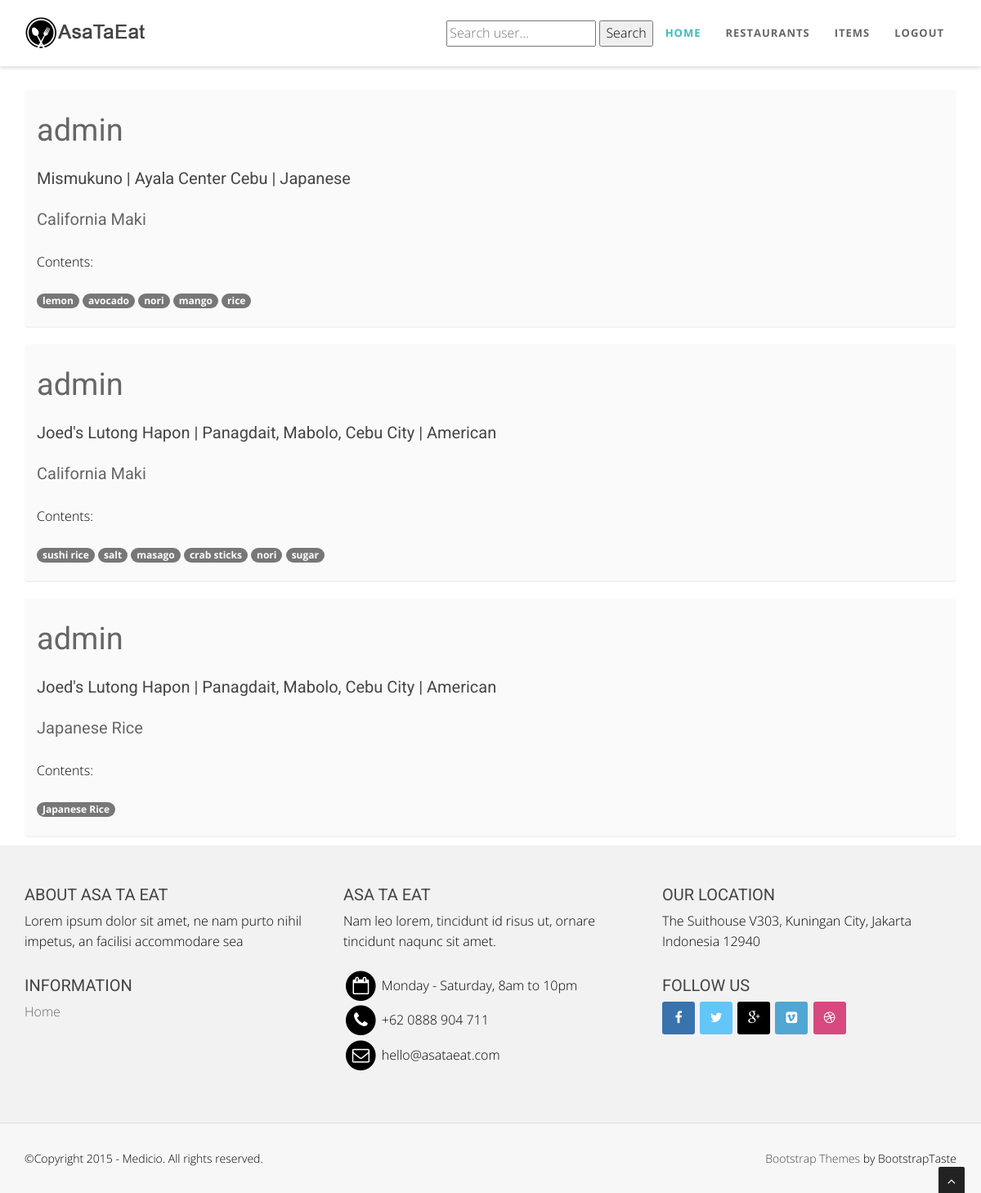
Screenshot of / (signed in) with the database file from the repository.
### menus/models.py (models this page shows, shortened)
class Item(models.Model):
    user        = models.ForeignKey(settings.AUTH_USER_MODEL)
    restaurant  = models.ForeignKey(RestaurantLocation)
    name        = models.CharField(max_length=120)
    contents    = models.TextField(help_text = 'Separate each item by comma')
    excludes    = models.TextField(blank=True, null=True, help_text = 'Separate each item by comma')
    public      = models.BooleanField(default=True)
    timestamp   = models.DateTimeField(auto_now_add=True)
    updated     = models.DateTimeField(auto_now=True)
    def __str__(self):
        return self.name
    def get_absolute_url(self):
        return reverse('menus:detail', kwargs={'pk': self.pk})
    class Meta:
        ordering = ['-updated', '-timestamp']
    def get_contents(self):
        return self.contents.split(",")

### restaurants/models.py (models this page shows, shortened)
class RestaurantLocation(models.Model):
    owner       = models.ForeignKey(User)
    name        = models.CharField(max_length=120)
    location    = models.CharField(max_length=120, null=True, blank=True)
    category    = models.CharField(max_length=120, null=True, blank=False)
    timestamp   = models.DateTimeField(auto_now_add=True)
    updated     = models.DateTimeField(auto_now=True)
    slug        = models.SlugField(null=True, blank=True)
    objects = RestaurantLocationManager()

### menus/views.py (the view)
# urls.py: url(r'^$', HomeView.as_view(), name='home'),
class HomeView(View):
    def get(self, request, *args, **kwargs):
        if not request.user.is_authenticated():
            return redirect('/login')
        user = request.user
        is_following_user_ids = [x.user.id for x in user.is_following.all()]
        qs = Item.objects.filter(user__id__in=is_following_user_ids, public=True)
        print(qs)
        return render(request, "home.html", {'object_list': qs})

### templates/home.html (shortened to what this page needs)
{% extends "base.html" %}
{% block content %}
{% for object in object_list %}
<section id="callaction" class="home-section paddingtop-10 paddingbot-10">
        <div class="container">
             <div class="row">
                 <div class="col-md-12">
                     <div class="callaction bg-gray">
                         <div class="row">
                            <h1><a href="{% url 'profiles:profile' username=object.user.username %}">{{ object.user.username }}</a></h1>
                            <h6>
                                {{ object.restaurant.name }} |
                                {{ object.restaurant.location }} |
                                {{ object.restaurant.category }}
                            </h6>
                            <h6>
                                <a href ="{{ object.get_absolute_url }}">
                                    {{ object.name }}
                                </a>
                            </h6>
                            {% if object.contents %}
                                <p>Contents: </p>
                                {% for content in object.get_contents %}
                                    <span class="badge badge-default">{{ content }}</span>
                                {% endfor %}
                            {% endif %}
                        </div>
                     </div>
                 </div>
             </div>
         </div>
 </section>
 {% endfor %}
 {% endblock content %}

### static/css/style.css (style rules this page uses)
body { width: 100%; height: 100%; font-family: 'Open Sans', sans-serif; font-weight: 300; color: black; background-color: #ddd; font-size: 16px; line-height: 1.6em; }
html { width: 100%; height: 100%; }
h1 { font-size: 38px; }
h6 { font-size: 20px; }
h1, h2, h3, h4, h5, h6 { margin: 0 0 30px; font-family: 'Roboto', sans-serif; font-weight: 400; color: #444; line-height: 1em; }
p { margin: 0 0 20px; }
a { color: #666; -webkit-transition: all .2s ease-in-out; -moz-transition: all .2s ease-in-out; transition: all .2s ease-in-out; }
.paddingtop-10 { padding-top:10px !important; }
.paddingbot-10 { padding-bottom:10px !important; }
.home-section { padding-top: 150px; display:block; position:relative; z-index:120; background-color: #fff; }
.bg-gray { background: #fafafa; }
.callaction { padding:30px 30px 20px 30px; border-radius: 4px; border-bottom: 2px solid #f2f2f2; }

### static/bodybg/bg1.css (style rules this page uses)
body { background: url(../img/bodybg/bg1.png) repeat left top; }

### rows the page displays
Item: user.username "admin", restaurant.name "Mismukuno", restaurant.location "Ayala Center Cebu", restaurant.category "Japanese", name "California Maki", get_contents "lemon" "avocado" "nori" "mango" "rice"
Item: user.username "admin", restaurant.name "Joed's Lutong Hapon", restaurant.location "Panagdait, Mabolo, Cebu City", restaurant.category "American", name "California Maki", get_contents "sushi rice" "salt" "masago" "crab sticks" "nori" "sugar"
Item: user.username "admin", restaurant.name "Joed's Lutong Hapon", restaurant.location "Panagdait, Mabolo, Cebu City", restaurant.category "American", name "Japanese Rice", get_contents "Japanese Rice"
